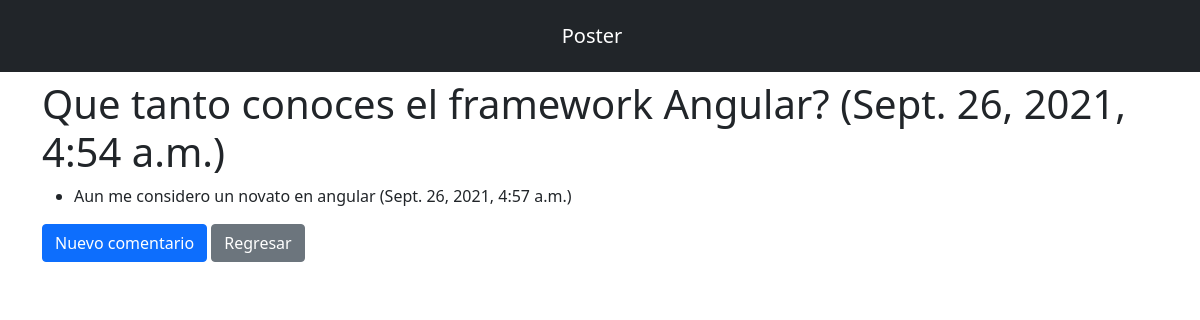
The app's page /posts/2/results/, older data.
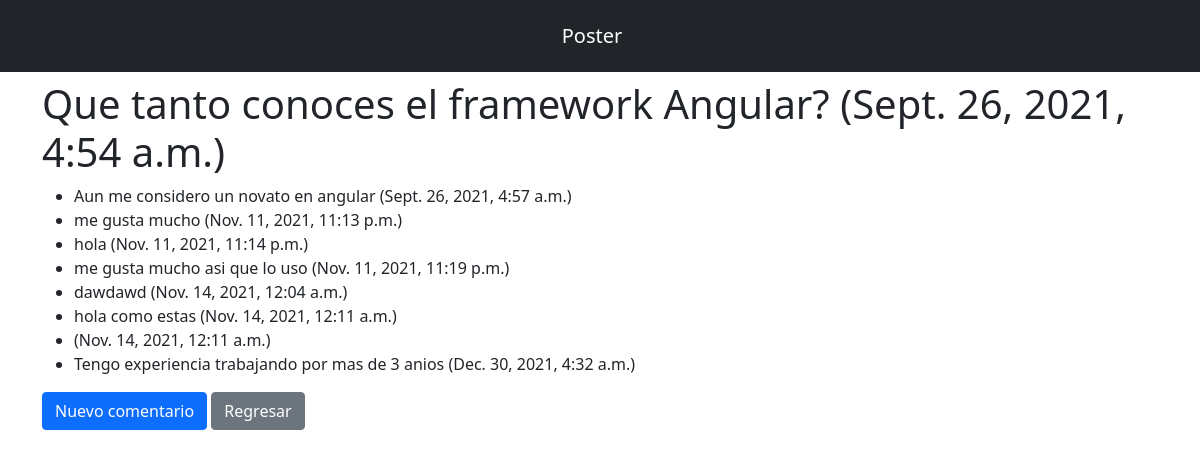
The same page, newer data.
### posts/models.py (models this page shows, shortened)
class Post(models.Model):
    post_text = models.CharField(max_length=200)
    pub_date = models.DateTimeField('date published')

class Comment(models.Model):
    post = models.ForeignKey(Post, on_delete=models.CASCADE)
    comment_text = models.CharField(max_length=200)
    pub_date = models.DateTimeField('date published')

### posts/views.py (the view)
def results(request, post_id):
    post = get_object_or_404(Post, pk=post_id)
    comments = Comment.objects.filter(post=post)
    return render(
        request,
        'posts/results.html',
        {'post': post, 'comments': comments}
    )

### posts/templates/posts/results.html
{% extends "layout.html" %}
{% block content %}
    <div class="container-sm	">
<h1>{{ post.post_text }} ({{ post.pub_date }})</h1>
<ul>
{% for comment in comments %}
    <li>{{ comment.comment_text}} ({{comment.pub_date}})</li>
{% endfor %}
</ul>
    <a class="btn btn-primary" href="{% url 'posts:comment' post.id %}">
        Nuevo comentario
    </a>
    <a  class="btn btn-secondary" href="/posts">Regresar</a>
    </div>
{% endblock content %}

### posts/templates/layout.html (shortened to what this page needs)
{% load static %}
<!DOCTYPE html>
<html lang="en">
  <head>
    <link href="https://cdn.jsdelivr.net/npm/bootstrap@5.1.3/dist/css/bootstrap.min.css" rel="stylesheet">
  </head>
  <body>
    <nav class="navbar navbar-expand-lg navbar-light p-3 mb-2 bg-dark text-white">
      <div class="container-fluid">
        <a style="width:100%; text-align:center" class="navbar-brand text-white" href="/posts">Poster</a>
      </div>
    </nav>
    {% block content %}
    {% endblock content %}
  </body>
</html>

Row changes from the older to the newer data that the page shows:
added Comment: comment_text "me gusta mucho", pub_date "Nov. 11, 2021, 11:13 p.m."
added Comment: comment_text "hola", pub_date "Nov. 11, 2021, 11:14 p.m."
added Comment: comment_text "me gusta mucho asi que lo uso", pub_date "Nov. 11, 2021, 11:19 p.m."
added Comment: comment_text "dawdawd", pub_date "Nov. 14, 2021, 12:04 a.m."
added Comment: comment_text "hola como estas", pub_date "Nov. 14, 2021, 12:11 a.m."
added Comment: pub_date "Nov. 14, 2021, 12:11 a.m."
added Comment: comment_text "Tengo experiencia trabajando por mas de 3 anios", pub_date "Dec. 30, 2021, 4:32 a.m."
